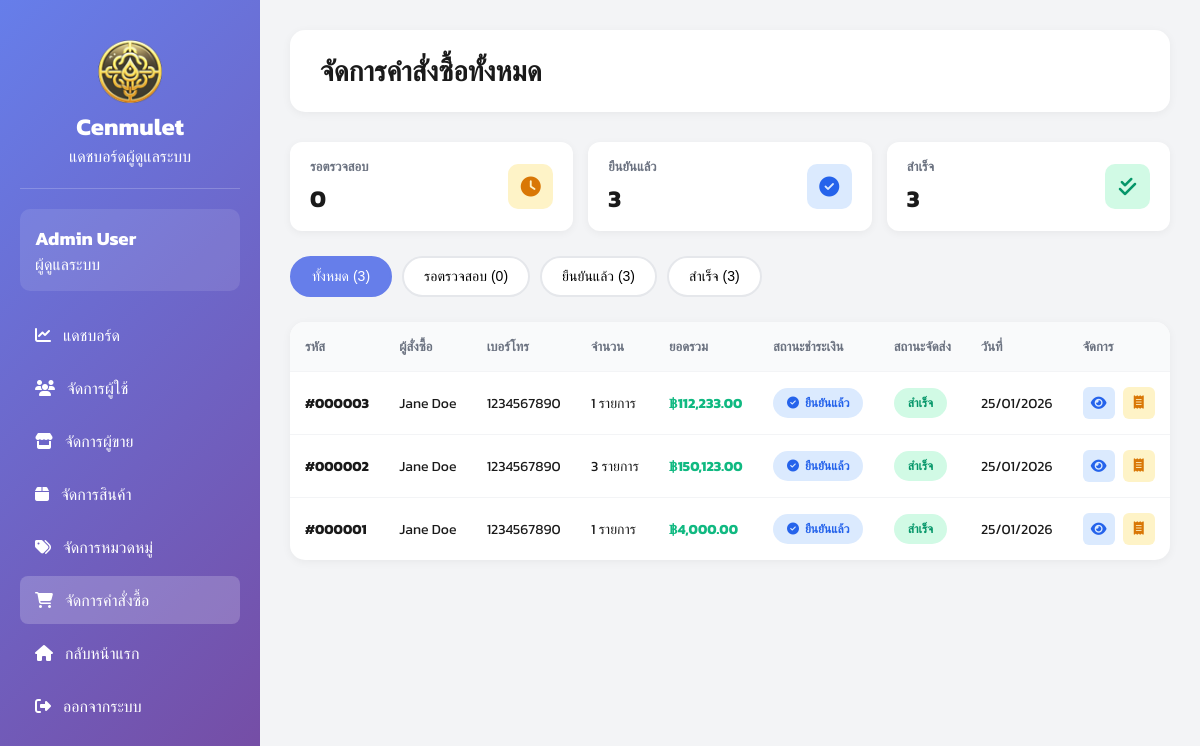
Page /views/admin/orders.php (signed in) on the earlier database version.
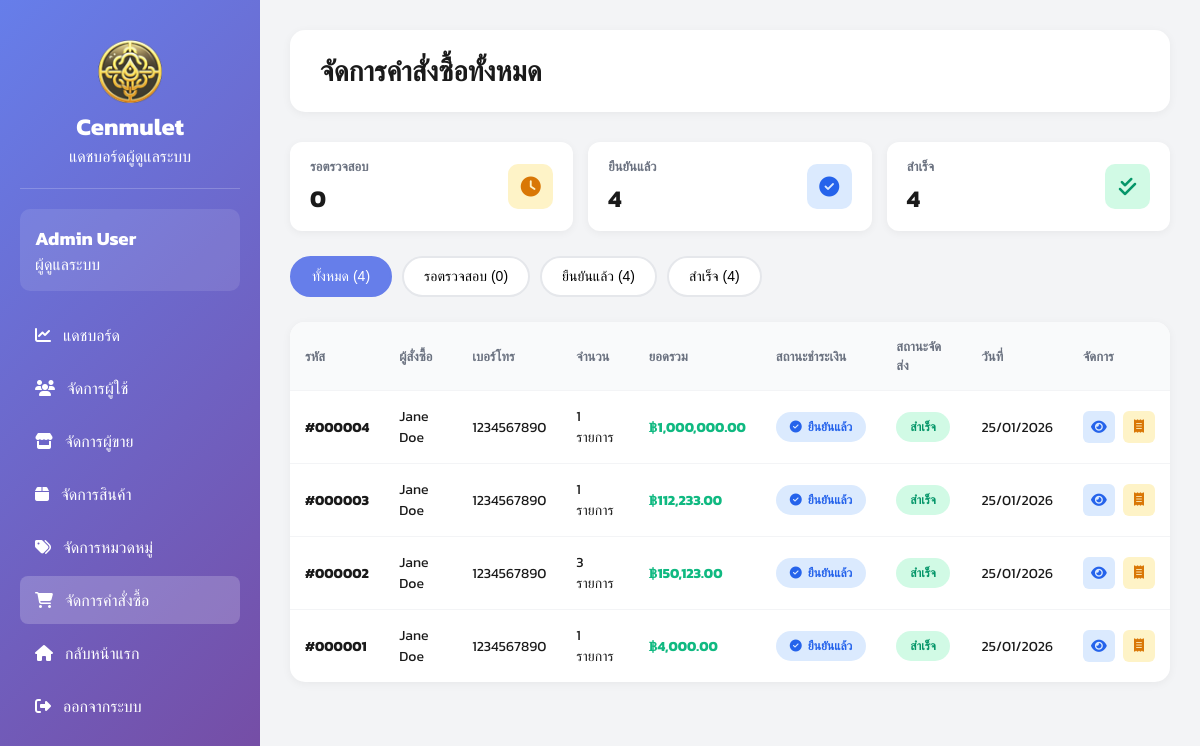
Same page on the later database version.
### tables this page shows
CREATE TABLE orders (
    id INTEGER PRIMARY KEY AUTOINCREMENT,
    user_id INTEGER,
    total_price REAL,
    status TEXT DEFAULT 'pending',
    created_at DATETIME DEFAULT CURRENT_TIMESTAMP,
    FOREIGN KEY (user_id) REFERENCES users(id)
);

### views/admin/orders.php (the view, shortened to what the changed rows need)
<?php
require_once __DIR__ . "/../../config/db.php";
try {
    $stmt = $db->query("
        SELECT o.*, u.fullname, u.tel, u.address,
               p.slip_image, p.status as payment_status,
               COUNT(DISTINCT oi.id) as item_count
        FROM orders o
        JOIN users u ON o.user_id = u.id
        LEFT JOIN payments p ON o.id = p.order_id
        LEFT JOIN order_items oi ON o.id = oi.order_id
        GROUP BY o.id
        ORDER BY o.created_at DESC
    ");
    $orders = $stmt->fetchAll(PDO::FETCH_ASSOC);
} catch (PDOException $e) {
    die("Error: " . $e->getMessage());
}
$count_pending = 0;
$count_confirmed = 0;
$count_completed = 0;
foreach ($orders as $order) {
    if ($order['payment_status'] === 'confirmed') $count_confirmed++;
    if ($order['status'] === 'completed') $count_completed++;
}
?>
<!DOCTYPE html>
<html lang="th">
<head>
    <link rel="stylesheet" href="https://cdnjs.cloudflare.com/ajax/libs/font-awesome/6.5.1/css/all.min.css">
</head>
<body>
    <div class="dashboard-container">
        <aside class="sidebar">
            <div class="sidebar-header">
                <h2>Cenmulet</h2>
            </div>
        </aside>
        <main class="main-content">
            <div class="top-bar">
                <h1>จัดการคำสั่งซื้อทั้งหมด</h1>
            </div>
            <div class="stats-mini">
                <div class="stat-mini">
                    <div class="stat-mini-info">
                        <h4>ยืนยันแล้ว</h4>
                        <p><?php echo $count_confirmed; ?></p>
                    </div>
                </div>
                <div class="stat-mini">
                    <div class="stat-mini-info">
                        <h4>สำเร็จ</h4>
                        <p><?php echo $count_completed; ?></p>
                    </div>
                </div>
            </div>
            <div class="filter-tabs">
                <button class="tab-btn active" onclick="filterOrders('all')">
                    ทั้งหมด (<?php echo count($orders); ?>)
                </button>
                <button class="tab-btn" onclick="filterOrders('pending')">
                    รอตรวจสอบ (<?php echo $count_pending; ?>)
                </button>
                <button class="tab-btn" onclick="filterOrders('confirmed')">
                    ยืนยันแล้ว (<?php echo $count_confirmed; ?>)
                </button>
                <button class="tab-btn" onclick="filterOrders('completed')">
                    สำเร็จ (<?php echo $count_completed; ?>)
                </button>
            </div>
            <?php if (count($orders) > 0): ?>
                <div class="orders-table">
                    <table>
                        <thead>
                            <tr>
                                <th>รหัส</th>
                                <th>ผู้สั่งซื้อ</th>
                                <th>เบอร์โทร</th>
                                <th>จำนวน</th>
                                <th>ยอดรวม</th>
                                <th>สถานะชำระเงิน</th>
                                <th>สถานะจัดส่ง</th>
                                <th>วันที่</th>
                                <th>จัดการ</th>
                            </tr>
                        </thead>
                        <tbody>
                            <?php foreach ($orders as $order): ?>
                                <?php
                                $payment_class = 'status-pending';
                                $payment_text = 'รอตรวจสอบ';
                                $payment_icon = 'fa-clock';
                                $data_status = 'pending';
                                if ($order['payment_status'] === 'confirmed') {
                                    $payment_class = 'status-confirmed';
                                    $payment_text = 'ยืนยันแล้ว';
                                    $payment_icon = 'fa-check-circle';
                                    $data_status = 'confirmed';
                                }
                                $delivery_class = 'status-pending';
                                $delivery_text = 'รอดำเนินการ';
                                if ($order['status'] === 'completed') {
                                    $delivery_class = 'status-completed';
                                    $delivery_text = 'สำเร็จ';
                                    $data_status = 'completed';
                                }
                                ?>
                                <tr data-status="<?php echo $data_status; ?>">
                                    <td><strong>#<?php echo str_pad($order['id'], 6, '0', STR_PAD_LEFT); ?></strong></td>
                                    <td><?php echo htmlspecialchars($order['fullname']); ?></td>
                                    <td><?php echo htmlspecialchars($order['tel']); ?></td>
                                    <td><?php echo $order['item_count']; ?> รายการ</td>
                                    <td><strong style="color: #10b981;">฿<?php echo number_format($order['total_price'], 2); ?></strong></td>
                                    <td>
                                        <span class="status-badge <?php echo $payment_class; ?>">
                                            <i class="fa-solid <?php echo $payment_icon; ?>"></i>
                                            <?php echo $payment_text; ?>
                                        </span>
                                    </td>
                                    <td>
                                        <span class="status-badge <?php echo $delivery_class; ?>">
                                            <?php echo $delivery_text; ?>
                                        </span>
                                    </td>
                                    <td><?php echo date('d/m/Y', strtotime($order['created_at'])); ?></td>
                                    <td>
                                        <div class="action-btns">
                                            <a href="/views/admin/order_detail.php?id=<?php echo $order['id']; ?>"
                                               class="btn-icon view"
                                               title="ดูรายละเอียด">
                                                <i class="fa-solid fa-eye"></i>
                                            </a>
                                            <?php if ($order['slip_image']): ?>
                                            <button onclick="showSlip('<?php echo htmlspecialchars($order['slip_image']); ?>')"
                                                    class="btn-icon slip"
                                                    title="ดูสลิป">
                                                <i class="fa-solid fa-receipt"></i>
                                            </button>
                                            <?php endif; ?>
                                        </div>
                                    </td>
                                </tr>
                            <?php endforeach; ?>
                        </tbody>
                    </table>
                </div>
            <?php endif; ?>
        </main>
    </div>
</body>
</html>

Differences in the rows shown:
added orders: id "000004", fullname "Jane Doe", tel "1234567890", item_count "1", total_price "1,000,000.00", payment_text "ยืนยันแล้ว", status "สำเร็จ", created_at "25/01/2026"
Other differences:
$count_confirmed: "3" → "4"
$count_completed: "3" → "4"
count($orders): "3" → "4"
